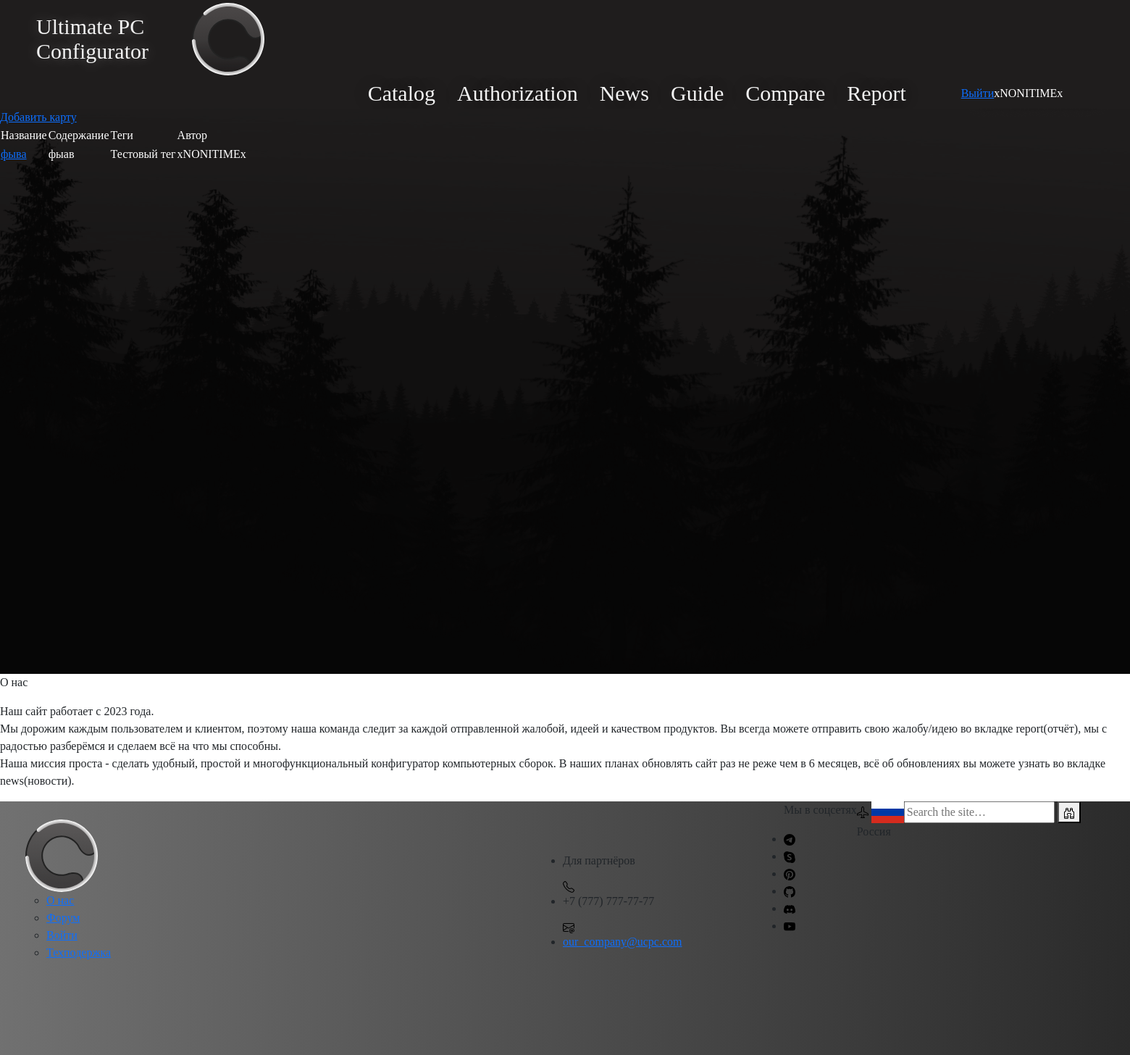
Before: / (signed in) with the older database file.
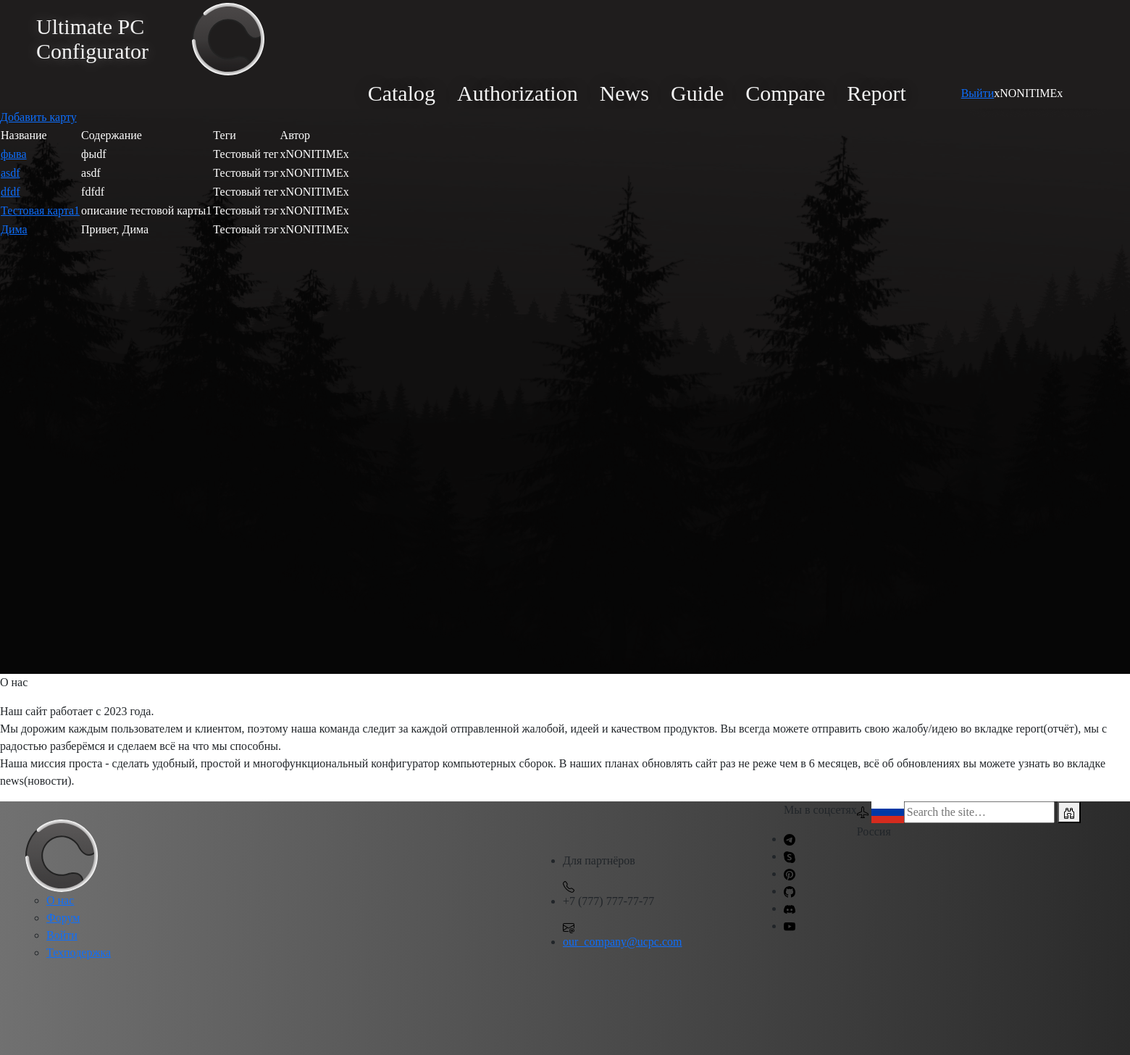
After: the same page with the newer database file.
### main/models.py (models this page shows, shortened)
class Cards(models.Model):
    title = models.CharField(max_length=50, verbose_name='Название')
    image = models.ImageField(upload_to='img', verbose_name='Картинка', blank=True)
    desc = models.TextField(max_length=250, verbose_name='Описание')
    file = models.FileField(upload_to='file', verbose_name='Файл')
    author = models.ForeignKey(User, on_delete=models.CASCADE, verbose_name='Автор')
    tags = models.ManyToManyField('Tag', verbose_name='Теги')
    def get_tags(self):
        tag_list = self.tags.all()
        res = [tag.title for tag in tag_list]
        return ', '.join(res)
    class Meta:
        verbose_name = 'Карта сборки'
        verbose_name_plural = 'Карты сборок'

class Tag(models.Model):
    title = models.CharField(max_length=50, verbose_name='Тэг')
    date_created = models.DateTimeField(auto_now_add='True')
    class Meta:
        verbose_name = 'Тэг'
        verbose_name_plural = 'Тэги'

### main/views.py (the view)
# urls.py: path('', views.Index.as_view(), name='home'),
class Index(TemplateView):
    template_name = 'index.html'
    def get(self, request):
        contex = {}
        if request.user.is_authenticated:
            cards = Cards.objects.filter(author=request.user)
            contex['cards'] = cards
        return render(request, self.template_name, contex)

### main/templates/index.html (shortened to what this page needs)
{% extends 'base.html' %}
{% block content %}
    {% if user.is_authenticated %}
        <table>
            <tr>
                <td>Название</td>
                <td>Содержание</td>
                <td>Теги</td>
                <td>Автор</td>
            </tr>
            {% for i in cards %}
                <tr>
                    <td><a href="edit_card/{{ i.id }}">{{ i.title }}</a></td>
                    <td>{{ i.desc }}</td>
                    <td>{{ i.get_tags }}</td>
                    <td>{{i.author}}</td>
                </tr>
            {% endfor %}
            <a href="add_card">Добавить карту</a>
        </table>
    {% else %}
        <div>Нет контента</div>
    {% endif %}
{% endblock %}

### main/templates/base.html (shortened to what this page needs)
{% load static %}
<!DOCTYPE html>
<html lang="ru">
<head>
        <link href="https://cdn.jsdelivr.net/npm/bootstrap@5.3.0-alpha3/dist/css/bootstrap.min.css" rel="stylesheet">
    <link rel="stylesheet" href="{% static 'css/style_test.css' %}">
</head>
<body>
    <header class="header">
        <div class="wrapper">
            <div class="header__wrapper">
                <div class="header__title">
                    <p>Ultimate PC<br>
                        Configurator</p>
                </div>
                <div class="header__logo">
                    <a href="" class="header__logo-link">
                        <img src="{% static 'img/svg/Main-logo.svg' %}" class="header__logo-pic">
                    </a>
                </div>
                <nav class="header__nav">
                    <ul class="header__list">
                        <li class="header__item">
                            <a href="{% url 'home' %}" class="header__link">Catalog</a>
                        </li>
                        <li class="header__item">
                            <a href="" class="header__link">Authorization</a>
                        </li>
                        <li class="header__item">
                            <a href="#!" class="header__link">News</a>
                        </li>
                        <li class="header__item">
                            <a href="#!" class="header__link">Guide</a>
                        </li>
                        <li class="header__item">
                            <a href="#!" class="header__link">Compare</a>
                        </li>
                        <li class="header__item">
                            <a href="#!" class="header__link">Report</a>
                        </li>
                    </ul>
                    {% if user.is_authenticated %}
                        <a href="{% url 'logout' %}">Выйти</a> {{ user.username }}
                    {% else %}
                        <a href="login/">Войти</a>
                    {% endif %}
                </nav>
            </div>
        </div>
    </header>
    <main class="main">
        <section class="intro">
            {% block content %}
            {% endblock %}
        </section>
        <p>О нас</p>
        <p>Наш сайт работает с 2023 года.<br>
            Мы дорожим каждым пользователем и клиентом, поэтому наша команда следит за каждой отправленной жалобой, идеей и качеством продуктов. Вы всегда можете отправить свою жалобу/идею во вкладке report(отчёт), мы с радостью разберёмся и сделаем всё на что мы способны.<br>
            Наша миссия проста - сделать удобный, простой и многофункциональный конфигуратор компьютерных сборок. В наших планах обновлять сайт раз не реже чем в 6 месяцев, всё об обновлениях вы можете узнать во вкладке news(новости).</p>
    </main>
    <footer class="fixed-footer">
        <div class="footer__logo_background">
            <div class="footer__logo">
                <a href="" class="header__logo-link">
                    <img src="{% static 'img/svg/Main-logo.svg' %}" class="header__logo-pic">
                </a>
            </div>
            <ul class="footer__nav">
                <div>
                    <ul class="nav__ul">
                        <li>
                            <a href="#">О нас</a>
                        </li>
                        <li>
                            <a href="#">Форум</a>
                        </li>
                        <li>
                            <a href="#">Войти</a>
                        </li>
                        <li>
                            <a href="#">Техподержка</a>
                        </li>
                    </ul>
                </div>
            </ul>
        </div>
        <div class="footer__addr">
            <ul>
                <li>
                    <p>Для партнёров</p>
                </li>
                <li>
                    <img src="{% static 'img/svg/telephone.svg' %}" class="footer__for_partners">
                    <p>+7 (777) 777-77-77</p>
                </li>
                <li>
                    <img src="{% static 'img/svg/envelope-at.svg' %}" class="footer__for_partners">
                    <a class="footer__btn" href="mailto:our_company@ucpc.com">our_company@ucpc.com</a>
                </li>
            </ul>
        </div>
        <ul class="nav__ul2">
            <p>Мы в соцсетях</p>
            <li class="footer__item">
                <a>
                    <img src="{% static 'img/svg/telegram.svg' %}" class="footer__link">
                </a>
            </li>
            <li class="footer__item">
                <a>
                    <img src="{% static 'img/svg/skype.svg' %}" class="footer__link">
                </a>
            </li >
            <li class="footer__item">
                <a>
                    <img src="{% static 'img/svg/pinterest.svg' %}" class="footer__link">
                </a>
            </li>
            <li class="footer__item">
                <a>
                    <img src="{% static 'img/svg/github.svg' %}" class="footer__link">
                </a>
            </li>
            <li class="footer__item">
                <a>
                    <img src="{% static 'img/svg/discord.svg' %}" class="footer__link">
                </a>
            </li>
            <li class="footer__item">
                <a>
                    <img src="{% static 'img/svg/youtube.svg' %}" class="footer__link">
                </a>
            </li>
        </ul>
        <div>
            <a>
                <img src="{% static 'img/svg/airplane.svg' %}">
                <img src="{% static 'img/svg/flag_russian.svg' %}">
            </a>
            <p class="nav__p_selected_country">Россия</p>
        </div>
        <form id="search">
            <div>
              <input
                type="search"
                id="mySearch"
                name="q"
                placeholder="Search the site…"
                required />
              <button><img src="{% static 'img/svg/binoculars.svg' %}"></button>
            </div>
        </form>
    </footer>
</body>
</html>

### main/static/css/style_test.css (style rules this page uses)
*, *::before, *::after { box-sizing: border-box; }
body { margin: 0; padding: 0; max-width: 1920px; font-family: 'Ubuntu'; font-style: normal; font-weight: 400; }
.header { max-height: 150px; height: 150px; width: 100%; background-color: #1F1D1D; }
.wrapper { margin: 0 auto; }
.header__wrapper { margin: 0; padding: 0; max-height: 150px; height: 150px; display: flex; flex-wrap: wrap; flex-direction: row; align-items: center; color: white; }
.header__title { margin: 0; padding: 0; height: 68px; width: 200px; margin-left: 50px; color: #F2F2F2; font-family: 'Ubuntu'; font-style: normal; font-weight: 400; font-size: 30px; line-height: 34px; text-decoration: none; text-shadow: 0px 0px 20px rgba(255, 255, 255, 0.3); }
.header__logo { margin-left: 15px; }
.header__logo-pic { width: 100px; height: 100px; max-width: 100px; max-height: 100px; }
.header__nav { margin-left: 578px; width: 819px; height: 34px; max-width: 819px; max-height: 34px; display: flex; align-items: center; justify-content: center; color: white; }
.header__list { display: flex; flex-direction: row; padding: 0; margin: 0; width: 819px; height: 34px; max-width: 819px; max-height: 34px; list-style-type: none; }
.header__item { margin-right: 30px; }
.header__item:last-child { margin-right: 108px; }
.header__link { font-family: 'Ubuntu'; font-style: normal; font-weight: 400; font-size: 30px; line-height: 34px; display: flex; color: #F4F4F4; text-decoration: none; text-shadow: 0px 0px 25px rgba(0, 0, 0, 0.3); }
.intro { width: 100%; max-width: 100%; height: 780px; max-height: 780px; margin-left: 0px; background: url(../img/other/auth_background.png); mix-blend-mode: multiply; color: white; }
.fixed-footer { position: relative; display: flex; margin-bottom: 0px; width: 1920px; height: 350px; flex-direction: row; flex-wrap: wrap; background: linear-gradient(92deg, #717171 0%, #1A1A1A 100%); }
.footer__addr { margin-top: 70px; margin-left: 340px; display: flex; flex-direction: row; width: 305px; height: 120px; max-width: 305px; max-height: 120px; }
.footer__for_partners { margin: 0; padding: 0; display: flex; flex-direction: row; align-items: center; font-family: 'Ubuntu'; font-style: normal; font-weight: 500; font-size: 20px; color: #F4F4F4; }
.footer__logo { width: 370px; height: 100px; max-width: 370px; max-height: 100px; display: flex; flex-direction: row; align-items: center; flex-wrap: wrap; margin-top: 25px; margin-left: 35px; }
.footer__item { margin-right: 30px; }
.footer__item:last-child { margin-right: 0; }
.footer__link { text-decoration: none; }

Changed rows visible on the page:
changed Cards "фыва": desc "фыав" → "фыdf"
added Cards: title "asdf", desc "asdf", get_tags "Тестовый тэг", author "xNONITIMEx"
added Cards: title "dfdf", desc "fdfdf", get_tags "Тестовый тег", author "xNONITIMEx"
added Cards: title "Тестовая карта1", desc "описание тестовой карты1", get_tags "Тестовый тэг", author "xNONITIMEx"
added Cards: title "Дима", desc "Привет, Дима", get_tags "Тестовый тэг", author "xNONITIMEx"
